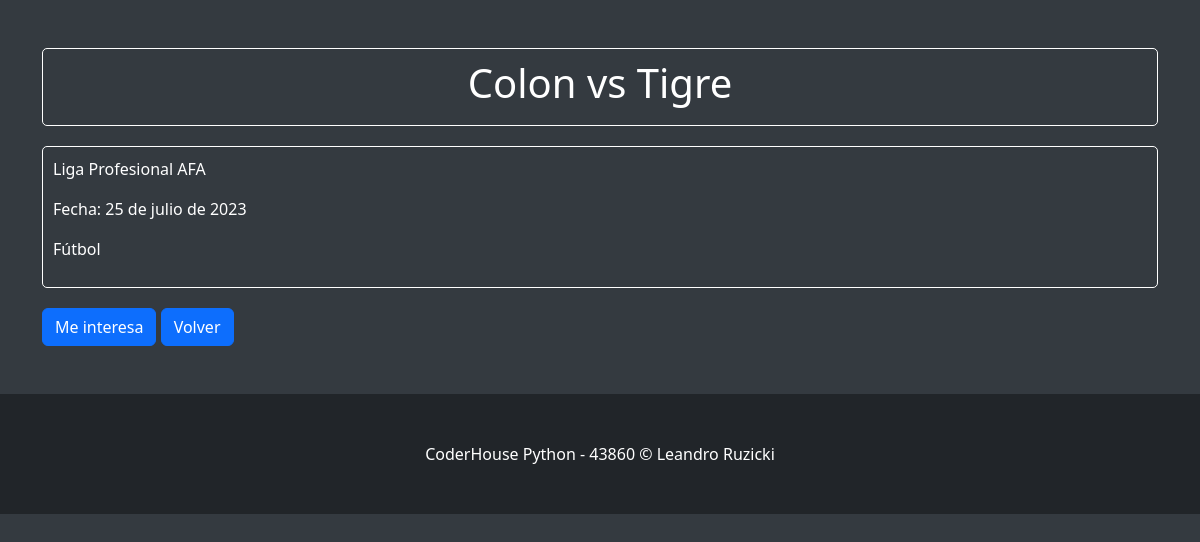
The page /evento/detalle/6/ (signed in) on the database its author committed.
### apps/evento/models.py (models this page shows, shortened)
class Evento(models.Model):
    titulo = models.CharField(max_length=100)
    descripcion = models.TextField()
    fecha = models.DateField()
    categoria = models.ForeignKey(EventoCategoria, on_delete=models.CASCADE)
    imagen = models.ImageField(upload_to='evento/', blank=True, null=True)

class EventoCategoria(models.Model):
    nombre = models.CharField(max_length=100)
    def __str__(self):
        return self.nombre

### apps/evento/views.py (the view)
# urls.py: path('detalle/<int:evento_id>/', views.detalle_evento, name='detalle_evento'),
@login_required(login_url=reverse_lazy('usuario:login'))
def detalle_evento(request, evento_id):
    evento = get_object_or_404(Evento, id=evento_id)
    return render(request, 'evento/detalle_evento.html', {'evento': evento})

### apps/evento/templates/evento/detalle_evento.html (shortened to what this page needs)
<!DOCTYPE html>
<html lang="es">
<head>
    <link rel="stylesheet" href="https://cdn.jsdelivr.net/npm/bootstrap@5.3.0/dist/css/bootstrap.min.css">
</head>
<body>
    <div class="container py-5">
        <div class="event-title" align="center">
            <h1>{{ evento.titulo }}</h1>
        </div>
        <div class="event-description">
            <p>{{ evento.descripcion }}</p>
            <p>Fecha: {{ evento.fecha }}</p>
            <p>{{ evento.categoria }}</p>
        </div>
        {% if user.is_authenticated %}
            <form method="post" action="{% url 'registro:registrar_interes' evento.id %}" class="d-inline-block">
                <button type="submit" class="btn btn-primary">Me interesa</button>
            </form>
            <form method="post" action="{% url 'Home:home' %}" class="d-inline-block">
                <button type="submit" class="btn btn-primary">Volver</button>
            </form>
        {% else %}
            <p>Debes iniciar sesión para mostrar tu interés en este evento.</p>
            <a href="{% url 'usuario:login' %}" class="btn btn-primary">Iniciar sesión</a>
        {% endif %}
    </div>
</body>
<footer class="py-5 bg-dark">
    <div class="container"><p class="m-0 text-center text-white">CoderHouse Python - 43860 &copy; Leandro Ruzicki</p></div>
</footer>
</html>

### apps/evento/templates/evento/detalle_evento.html (style rules this page uses)
body { background-color: #343a40; color: #fff; }
.event-title { border: 1px solid #fff; padding: 10px; border-radius: 5px; margin-bottom: 20px; }
.event-description { border: 1px solid #fff; padding: 10px; border-radius: 5px; margin-bottom: 20px; }
h1 { color: #fff; }

### rows shown on the page
Evento: titulo "Colon vs Tigre", descripcion "Liga Profesional AFA", fecha "25 de julio de 2023", categoria "Fútbol"
